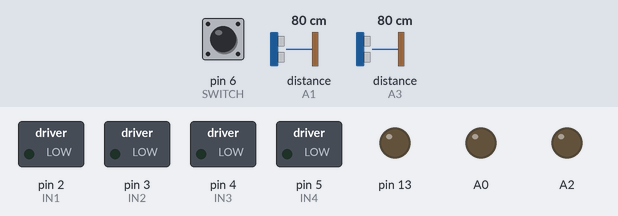
Bench run of a sketch on a simulated Arduino Uno, built with avr-gcc and run on an emulated ATmega328P. Shown: switched loads named in the sketch (green lamp = pin HIGH), output pins drawn as LEDs (lit = HIGH). Inputs (shaded band) come from the test bench; at power-on: pin 6 (SWITCH) HIGH, distance to the obstacle (sensors on A1, A3) 80 cm. The echo pulse lasts 58.3 µs per cm.

Above: at 1.2 s.
1.3 s: pin 6 (SWITCH) pulled LOW for 0.15 s
At 1.38 s:
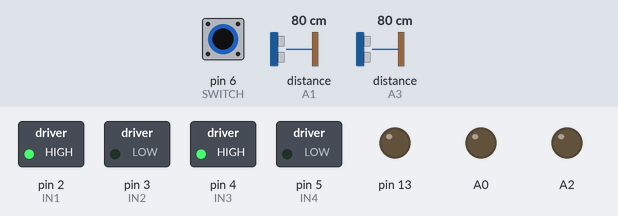
2.9 s: pin 6 (SWITCH) pulled LOW for 1 s
At 4.9 s:
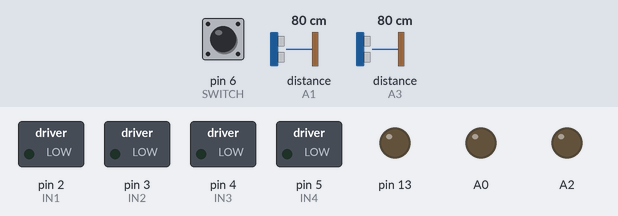
5.4 s: pin 6 (SWITCH) pulled LOW for 3.2 s
At 6.2 s:
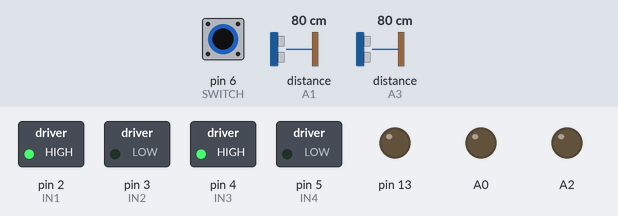
Timing chart, 0 to 10.1 s (numbered marks = the images above; inputs shaded):
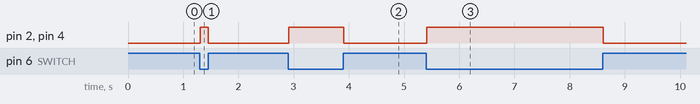

The sketch:

1fullmetal.gearheads.ino
```cpp
#define IN1 2
#define IN2 3
#define IN3 4
#define IN4 5
#define SWITCH 6
// Front sonar
#define SONAR1_T A0
#define SONAR1_E A1
// Back sonar
#define SONAR2_T A2
#define SONAR2_E A3

#define threshold_distance 15

void setup()
{
  pinMode(IN1, OUTPUT);
  pinMode(IN2, OUTPUT);
  pinMode(IN3, OUTPUT);
  pinMode(IN4, OUTPUT);
  pinMode(SWITCH, INPUT_PULLUP); // enable
  pinMode(13, OUTPUT);
  digitalWrite(13, 0);
}

bool Read_Sonar(byte triggerPin, byte echoPin)
{
  pinMode(triggerPin, OUTPUT);  // Clear the trigger
  digitalWrite(triggerPin, LOW);
  delayMicroseconds(2);
  // Sets the trigger pin to HIGH state for 10 microseconds
  digitalWrite(triggerPin, HIGH);
  delayMicroseconds(10);
  digitalWrite(triggerPin, LOW);
  pinMode(echoPin, INPUT);
  unsigned long time_ = pulseIn(echoPin, HIGH);
  int cm = time_ * 0.01723;
  if (cm <= threshold_distance)
  {
    return 1;
  }
  else
  {
    return 0;
  }
}

void obstacle_detect(bool& front, bool& rear)
{
  front = Read_Sonar(SONAR1_T, SONAR1_E);
  rear = Read_Sonar(SONAR2_T, SONAR2_E);
}

void run_mode()
{
  bool f, r;

  obstacle_detect(f, r);
  if (f == 0)
  {
    MotorControl(1); // forward
    digitalWrite(13, 0);
  }
  else if (r == 0)
  {
    MotorControl(2); // backward
    digitalWrite(13, 0);
  }
  else
  {
    MotorControl(3); // turn (rotate to another side)
    digitalWrite(13, 1);
  }
}

void MotorControl(byte Direction)
{
  switch (Direction)
  {
    case 1: // forward
      digitalWrite(IN1, 1);
      digitalWrite(IN2, 0);
      digitalWrite(IN3, 1);
      digitalWrite(IN4, 0);
      break;

    case 2: // backward
      digitalWrite(IN1, 0);
      digitalWrite(IN2, 1);
      digitalWrite(IN3, 0);
      digitalWrite(IN4, 1);
      break;

    case 3: // turn (rotate by moving one side forward, other side backward)
      digitalWrite(IN1, 1);  // Left wheels forward
      digitalWrite(IN2, 0);
      digitalWrite(IN3, 0);  // Right wheels backward
      digitalWrite(IN4, 1);
      delay(500);  // Adjust the delay to control turn duration
      MotorControl(0);  // stop after turn
      break;

    case 0: // stop
      digitalWrite(IN1, 0);
      digitalWrite(IN2, 0);
      digitalWrite(IN3, 0);
      digitalWrite(IN4, 0);
      break;
  }
}

void loop()
{
  bool x = digitalRead(SWITCH);
  if (x == 0)
  {
    run_mode();
  }
  else
  {
    MotorControl(0); // stop
    digitalWrite(13, 0);
  }
}
```

Measured:
- after the input at 1.3 s, pin 2 (IN1), pin 4 (IN3): LOW → HIGH at once, → LOW 0.15 s later
- after the input at 2.9 s, pin 2 (IN1), pin 4 (IN3): LOW → HIGH at once, → LOW 1.0 s later
- after the input at 5.4 s, pin 2 (IN1), pin 4 (IN3): LOW → HIGH at once, → LOW 3.2 s later
